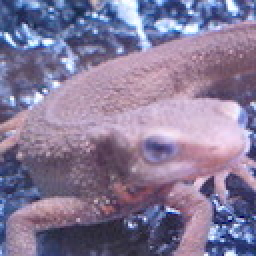
#> input picture input_image/imori.jpg, 128 x 128 px (shown 2 times larger)
$ python 75.py   (older library calls are emulated)
#> lines starting #> are read from the running program, lines starting #| are printed output that depends on the picture
import cv2
import numpy as np
import matplotlib.pyplot as plt

def BGR2GRAY(img):
    out=img.copy()
    B=img[:,:,0].copy()
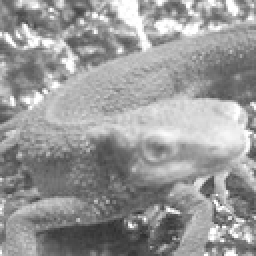
#> B: shape (128, 128) float32 (shown 2 times larger); min 46, max 255, mean 152.8
    G=img[:,:,1].copy()
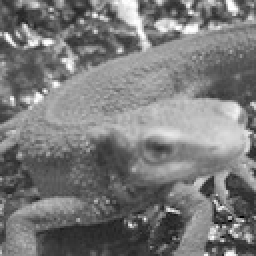
#> G: shape (128, 128) float32 (shown 2 times larger); min 0, max 255, mean 121.8
    R=img[:,:,2].copy()
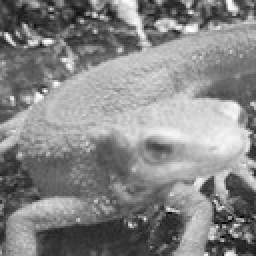
#> R: shape (128, 128) float32 (shown 2 times larger); min 0, max 255, mean 134.1

    Y=0.2126*R+0.7152*G+0.0722*B
    out=Y
    out=out.astype(np.uint8)
    return out

def bl_interpolate(img, ax=1., ay=1.):
	if len(img.shape) > 2:
		H, W, C = img.shape
	else:
		H, W = img.shape
		C = 1

	aH = int(ay * H)
	aW = int(ax * W)

	# get position of resized image
	y = np.arange(aH).repeat(aW).reshape(aW, -1)
	x = np.tile(np.arange(aW), (aH, 1))

	# get position of original position
	y = (y / ay)
	x = (x / ax)

	ix = np.floor(x).astype(np.int)
	iy = np.floor(y).astype(np.int)

	ix = np.minimum(ix, W-2)
	iy = np.minimum(iy, H-2)

	# get distance
	dx = x - ix
	dy = y - iy

	if C > 1:
		dx = np.repeat(np.expand_dims(dx, axis=-1), C, axis=-1)
		dy = np.repeat(np.expand_dims(dy, axis=-1), C, axis=-1)

	# interpolation
	out = (1-dx) * (1-dy) * img[iy, ix] + dx * (1 - dy) * img[iy, ix+1] + (1 - dx) * dy * img[iy+1, ix] + dx * dy * img[iy+1, ix+1]

	out = np.clip(out, 0, 255)
	out = out.astype(np.uint8)

	return out

def gau_py(gray):
    for i in range(6):
        plt.subplot(3,2,i+1)
        out=bl_interpolate(gray,ax=1/2**i,ay=1/2**i)
        plt.imshow(out,cmap='gray')
        plt.title("1/{}".format(2**i))
#> this loop made 6 passes
#> pass 2, in bl_interpolate (call 2), `out = (1-dx) * (1-dy) * img[iy, ix] + dx * (1 - dy) * img[iy, ix+1] + ..`:
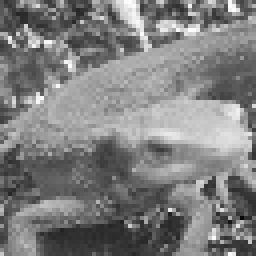
#> out: shape (64, 64) float64 (shown 4 times larger); min 7, max 254, mean 126.3
#> pass 3, in bl_interpolate (call 3), `out = (1-dx) * (1-dy) * img[iy, ix] + dx * (1 - dy) * img[iy, ix+1] + ..`:
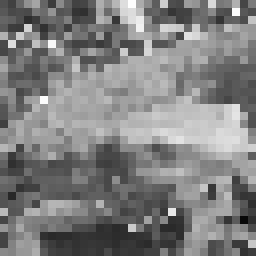
#> out: shape (32, 32) float64 (shown 8 times larger); min 7, max 253, mean 127.2
    plt.tight_layout()
    #plt.show()
    plt.savefig("./output_image/output75.png")
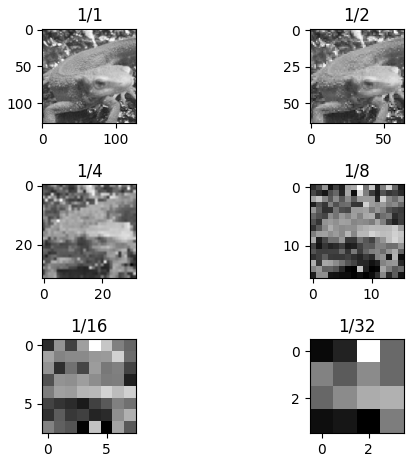
#> figure drawn by matplotlib, 6 panels

img=cv2.imread("./input_image/imori.jpg").astype(np.float32)
gray=BGR2GRAY(img)
#画像をいじる時はfloat型に直す。
gray=gray.astype(np.float32)
gau_py(gray)

$ run again, with input_image/madara.jpg copied over input_image/imori.jpg
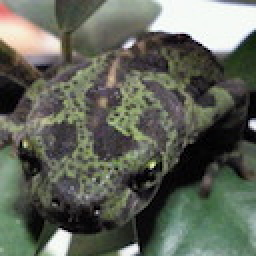
#> input picture input_image/madara.jpg, 128 x 128 px (shown 2 times larger)
#> in BGR2GRAY, `R=img[:,:,2].copy()`:
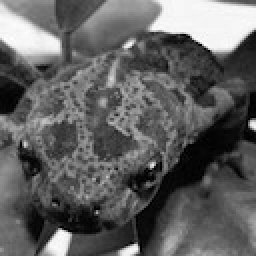
#> R: shape (128, 128) float32 (shown 2 times larger); min 0, max 255, mean 96.4
#> the loop in gau_py, `for i in range(6):` made 6 passes
#> pass 3, in bl_interpolate (call 3), `out = (1-dx) * (1-dy) * img[iy, ix] + dx * (1 - dy) * img[iy, ix+1] + ..`:
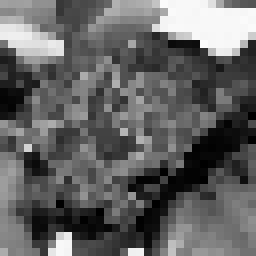
#> out: shape (32, 32) float64 (shown 8 times larger); min 0, max 252, mean 98.5
